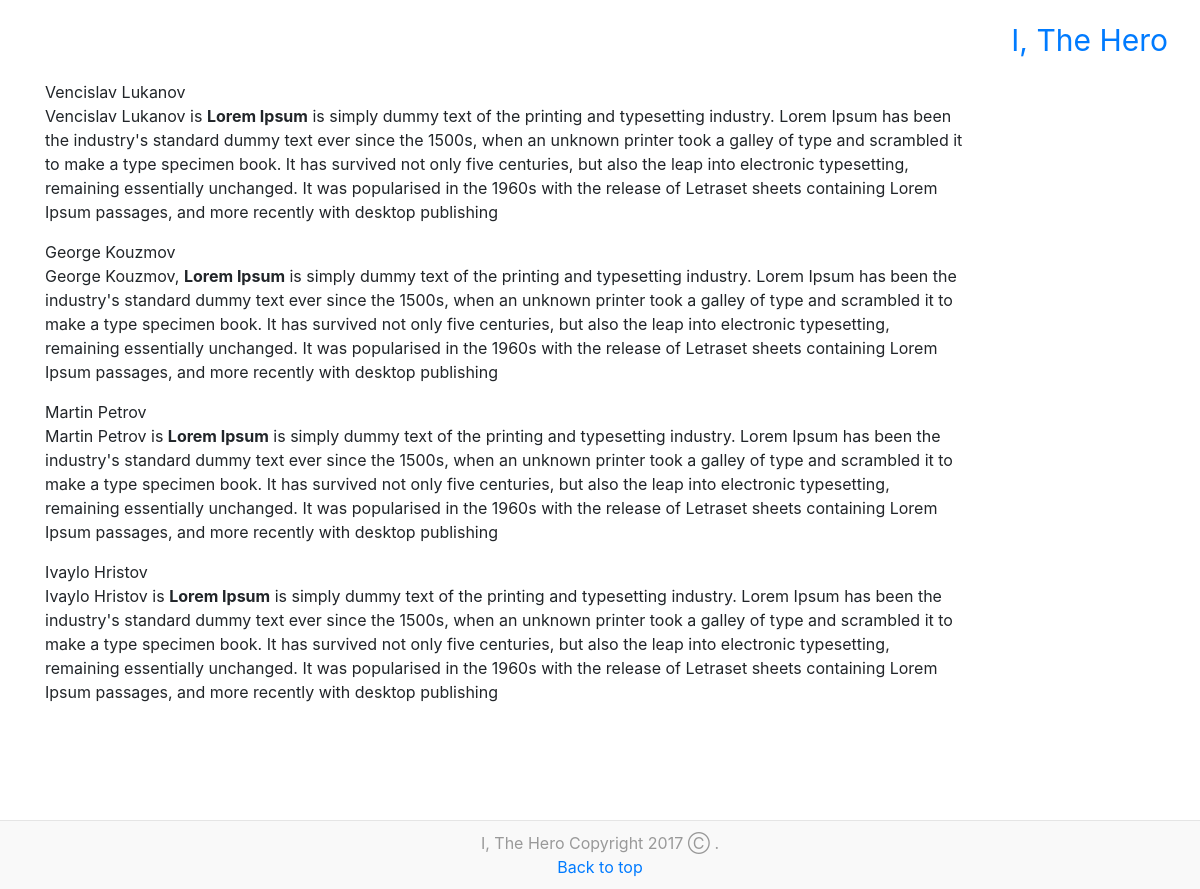
The page /about/ on the database its author committed.
### ithehero/models.py (models this page shows, shortened)
class Blog(models.Model):
    CATEGORIES = (('a','Article'),('p','Project'),('b','About'),('i',"Intro"))
    title = models.CharField(max_length=100)
    slug = models.SlugField(unique=True, max_length=255)
    text = RichTextField()
    description = RichTextField(default="")
    date = models.DateField()
    user = models.ForeignKey(User)
    language = models.CharField(max_length=2,choices=[("en","English"), ("bg","Bulgarian")])
    published = models.BooleanField(default=True)
    category = models.CharField(max_length=1, choices=CATEGORIES, default='a')
    image = models.ImageField(upload_to="images",default="images/noimage.jpg")

### ithehero/views.py (the view)
# urls.py: url(r'^about/$',about, name='about'),
def about(request):
    blogs = Blog.objects.filter(published=True,category="b")
    projects = Blog.objects.filter(published=True,category="p")
    return render(request, 'en/about.html', {'blogs': blogs, 'projects': projects})

### ithehero/templates/en/about.html (shortened to what this page needs)
{% extends 'base.html' %}
{% block content %}
<div class="container">
    <div class="row">
        <div class="col-sm-10 blog-main">
            {% for blog in blogs %}
            <div class="about-card">
                <div class="about-title">
                    {{blog.title}}
                </div>
                <div class="about-text">
                    {{blog.text|safe}}
                </div>
            </div>
            {% endfor %}
        </div>
    </div>
</div>
{% endblock %}

### ithehero/static/css/navbar.css (style rules this page uses)
body { font-family: Georgia, "Times New Roman", Times, serif; color: #555; }

### rows shown on the page
Blog: title "Vencislav Lukanov", text "Vencislav Lukanov is Lorem Ipsum is simply dummy text of the printing and typesetting industry. Lorem Ipsum has been the industry's standard dummy text ever since the 1500s, when an unknown printer took a galley of type and scrambled it to make a type specimen book. It has survived not only five centuries, but also the leap into electronic typesetting, remaining essentially unchanged. It was popularised in the 1960s with the release of Letraset sheets containing Lorem Ipsum passages, and more recently with desktop publishing"
Blog: title "George Kouzmov", text "George Kouzmov, Lorem Ipsum is simply dummy text of the printing and typesetting industry. Lorem Ipsum has been the industry's standard dummy text ever since the 1500s, when an unknown printer took a galley of type and scrambled it to make a type specimen book. It has survived not only five centuries, but also the leap into electronic typesetting, remaining essentially unchanged. It was popularised in the 1960s with the release of Letraset sheets containing Lorem Ipsum passages, and more recently with desktop publishing"
Blog: title "Martin Petrov", text "Martin Petrov is Lorem Ipsum is simply dummy text of the printing and typesetting industry. Lorem Ipsum has been the industry's standard dummy text ever since the 1500s, when an unknown printer took a galley of type and scrambled it to make a type specimen book. It has survived not only five centuries, but also the leap into electronic typesetting, remaining essentially unchanged. It was popularised in the 1960s with the release of Letraset sheets containing Lorem Ipsum passages, and more recently with desktop publishing"
Blog: title "Ivaylo Hristov", text "Ivaylo Hristov is Lorem Ipsum is simply dummy text of the printing and typesetting industry. Lorem Ipsum has been the industry's standard dummy text ever since the 1500s, when an unknown printer took a galley of type and scrambled it to make a type specimen book. It has survived not only five centuries, but also the leap into electronic typesetting, remaining essentially unchanged. It was popularised in the 1960s with the release of Letraset sheets containing Lorem Ipsum passages, and more recently with desktop publishing"
